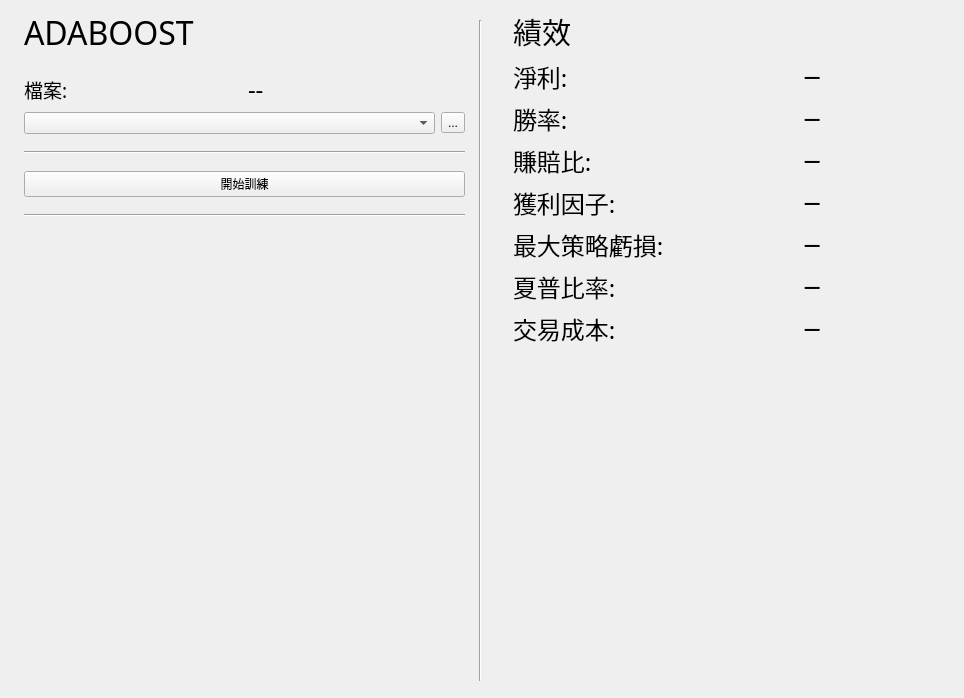
<?xml version="1.0" encoding="UTF-8"?>
<ui version="4.0">
 <class>Form</class>
 <widget class="QWidget" name="Form">
  <property name="geometry">
   <rect>
    <x>0</x>
    <y>0</y>
    <width>964</width>
    <height>698</height>
   </rect>
  </property>
  <property name="windowTitle">
   <string>Form</string>
  </property>
  <widget class="QWidget" name="layoutWidget_2">
   <property name="geometry">
    <rect>
     <x>513</x>
     <y>10</y>
     <width>441</width>
     <height>676</height>
    </rect>
   </property>
   <layout class="QVBoxLayout" name="verticalLayout_4">
    <item>
     <widget class="QLabel" name="label_4">
      <property name="font">
       <font>
        <family>微軟正黑體</family>
        <pointsize>22</pointsize>
       </font>
      </property>
      <property name="text">
       <string>績效</string>
      </property>
     </widget>
    </item>
    <item>
     <layout class="QFormLayout" name="formLayout">
      <item row="0" column="0">
       <widget class="QLabel" name="profitCol">
        <property name="font">
         <font>
          <family>微軟正黑體</family>
          <pointsize>18</pointsize>
         </font>
        </property>
        <property name="text">
         <string>淨利:</string>
        </property>
        <property name="alignment">
         <set>Qt::AlignLeading|Qt::AlignLeft|Qt::AlignVCenter</set>
        </property>
       </widget>
      </item>
      <item row="0" column="1">
       <widget class="QLabel" name="profitOut">
        <property name="font">
         <font>
          <family>Agency FB</family>
          <pointsize>18</pointsize>
         </font>
        </property>
        <property name="text">
         <string>─</string>
        </property>
        <property name="alignment">
         <set>Qt::AlignCenter</set>
        </property>
       </widget>
      </item>
      <item row="1" column="0">
       <widget class="QLabel" name="winrateCol">
        <property name="font">
         <font>
          <family>微軟正黑體</family>
          <pointsize>18</pointsize>
         </font>
        </property>
        <property name="text">
         <string>勝率:</string>
        </property>
        <property name="alignment">
         <set>Qt::AlignLeading|Qt::AlignLeft|Qt::AlignVCenter</set>
        </property>
       </widget>
      </item>
      <item row="1" column="1">
       <widget class="QLabel" name="winRateOut">
        <property name="font">
         <font>
          <family>Agency FB</family>
          <pointsize>18</pointsize>
         </font>
        </property>
        <property name="text">
         <string>─</string>
        </property>
        <property name="alignment">
         <set>Qt::AlignCenter</set>
        </property>
       </widget>
      </item>
      <item row="2" column="0">
       <widget class="QLabel" name="winLossCol">
        <property name="font">
         <font>
          <family>微軟正黑體</family>
          <pointsize>18</pointsize>
         </font>
        </property>
        <property name="text">
         <string>賺賠比:</string>
        </property>
        <property name="alignment">
         <set>Qt::AlignLeading|Qt::AlignLeft|Qt::AlignVCenter</set>
        </property>
       </widget>
      </item>
      <item row="2" column="1">
       <widget class="QLabel" name="winLossOut">
        <property name="font">
         <font>
          <family>Agency FB</family>
          <pointsize>18</pointsize>
         </font>
        </property>
        <property name="text">
         <string>─</string>
        </property>
        <property name="alignment">
         <set>Qt::AlignCenter</set>
        </property>
       </widget>
      </item>
      <item row="3" column="0">
       <widget class="QLabel" name="profitFactorCol">
        <property name="font">
         <font>
          <family>微軟正黑體</family>
          <pointsize>18</pointsize>
         </font>
        </property>
        <property name="text">
         <string>獲利因子:</string>
        </property>
        <property name="alignment">
         <set>Qt::AlignLeading|Qt::AlignLeft|Qt::AlignVCenter</set>
        </property>
       </widget>
      </item>
      <item row="3" column="1">
       <widget class="QLabel" name="profitFactorOut">
        <property name="font">
         <font>
          <family>Agency FB</family>
          <pointsize>18</pointsize>
         </font>
        </property>
        <property name="text">
         <string>─</string>
        </property>
        <property name="alignment">
         <set>Qt::AlignCenter</set>
        </property>
       </widget>
      </item>
      <item row="4" column="0">
       <widget class="QLabel" name="mddCol">
        <property name="font">
         <font>
          <family>微軟正黑體</family>
          <pointsize>18</pointsize>
         </font>
        </property>
        <property name="text">
         <string>最大策略虧損:</string>
        </property>
        <property name="alignment">
         <set>Qt::AlignLeading|Qt::AlignLeft|Qt::AlignVCenter</set>
        </property>
       </widget>
      </item>
      <item row="4" column="1">
       <widget class="QLabel" name="mddOut">
        <property name="font">
         <font>
          <family>Agency FB</family>
          <pointsize>18</pointsize>
         </font>
        </property>
        <property name="text">
         <string>─</string>
        </property>
        <property name="alignment">
         <set>Qt::AlignCenter</set>
        </property>
       </widget>
      </item>
      <item row="5" column="0">
       <widget class="QLabel" name="sharpeCol">
        <property name="font">
         <font>
          <family>微軟正黑體</family>
          <pointsize>18</pointsize>
         </font>
        </property>
        <property name="text">
         <string>夏普比率:</string>
        </property>
        <property name="alignment">
         <set>Qt::AlignLeading|Qt::AlignLeft|Qt::AlignVCenter</set>
        </property>
       </widget>
      </item>
      <item row="5" column="1">
       <widget class="QLabel" name="sharpeOut">
        <property name="font">
         <font>
          <family>Agency FB</family>
          <pointsize>18</pointsize>
         </font>
        </property>
        <property name="text">
         <string>─</string>
        </property>
        <property name="alignment">
         <set>Qt::AlignCenter</set>
        </property>
       </widget>
      </item>
      <item row="6" column="0">
       <widget class="QLabel" name="costCol">
        <property name="font">
         <font>
          <family>微軟正黑體</family>
          <pointsize>18</pointsize>
         </font>
        </property>
        <property name="text">
         <string>交易成本:</string>
        </property>
        <property name="alignment">
         <set>Qt::AlignLeading|Qt::AlignLeft|Qt::AlignVCenter</set>
        </property>
       </widget>
      </item>
      <item row="6" column="1">
       <widget class="QLabel" name="costOut">
        <property name="font">
         <font>
          <family>Agency FB</family>
          <pointsize>18</pointsize>
         </font>
        </property>
        <property name="text">
         <string>─</string>
        </property>
        <property name="alignment">
         <set>Qt::AlignCenter</set>
        </property>
       </widget>
      </item>
     </layout>
    </item>
    <item>
     <spacer name="verticalSpacer_2">
      <property name="orientation">
       <enum>Qt::Vertical</enum>
      </property>
      <property name="sizeHint" stdset="0">
       <size>
        <width>20</width>
        <height>188</height>
       </size>
      </property>
     </spacer>
    </item>
   </layout>
  </widget>
  <widget class="QWidget" name="layoutWidget">
   <property name="geometry">
    <rect>
     <x>24</x>
     <y>10</y>
     <width>441</width>
     <height>676</height>
    </rect>
   </property>
   <layout class="QVBoxLayout" name="verticalLayout_3">
    <item>
     <widget class="QLabel" name="headingLabel_2">
      <property name="font">
       <font>
        <family>微軟正黑體</family>
        <pointsize>24</pointsize>
       </font>
      </property>
      <property name="text">
       <string>ADABOOST</string>
      </property>
     </widget>
    </item>
    <item>
     <spacer name="verticalSpacer_8">
      <property name="orientation">
       <enum>Qt::Vertical</enum>
      </property>
      <property name="sizeHint" stdset="0">
       <size>
        <width>17</width>
        <height>27</height>
       </size>
      </property>
     </spacer>
    </item>
    <item>
     <layout class="QHBoxLayout" name="horizontalLayout_3">
      <item>
       <widget class="QLabel" name="label_15">
        <property name="font">
         <font>
          <family>微軟正黑體</family>
          <pointsize>14</pointsize>
         </font>
        </property>
        <property name="text">
         <string>檔案:</string>
        </property>
       </widget>
      </item>
      <item>
       <widget class="QLabel" name="dataPath_2">
        <property name="font">
         <font>
          <family>Agency FB</family>
          <pointsize>18</pointsize>
         </font>
        </property>
        <property name="text">
         <string>--</string>
        </property>
        <property name="alignment">
         <set>Qt::AlignLeading|Qt::AlignLeft|Qt::AlignVCenter</set>
        </property>
       </widget>
      </item>
     </layout>
    </item>
    <item>
     <layout class="QHBoxLayout" name="horizontalLayout_2">
      <item>
       <widget class="QComboBox" name="train_data_combobox"/>
      </item>
      <item>
       <widget class="QToolButton" name="traindata_toolButton">
        <property name="text">
         <string>...</string>
        </property>
       </widget>
      </item>
     </layout>
    </item>
    <item>
     <spacer name="verticalSpacer_9">
      <property name="orientation">
       <enum>Qt::Vertical</enum>
      </property>
      <property name="sizeHint" stdset="0">
       <size>
        <width>17</width>
        <height>27</height>
       </size>
      </property>
     </spacer>
    </item>
    <item>
     <widget class="Line" name="line_5">
      <property name="orientation">
       <enum>Qt::Horizontal</enum>
      </property>
     </widget>
    </item>
    <item>
     <spacer name="verticalSpacer_10">
      <property name="orientation">
       <enum>Qt::Vertical</enum>
      </property>
      <property name="sizeHint" stdset="0">
       <size>
        <width>17</width>
        <height>26</height>
       </size>
      </property>
     </spacer>
    </item>
    <item>
     <widget class="QPushButton" name="startTrainBtn_2">
      <property name="text">
       <string>開始訓練</string>
      </property>
     </widget>
    </item>
    <item>
     <spacer name="verticalSpacer_11">
      <property name="orientation">
       <enum>Qt::Vertical</enum>
      </property>
      <property name="sizeHint" stdset="0">
       <size>
        <width>17</width>
        <height>27</height>
       </size>
      </property>
     </spacer>
    </item>
    <item>
     <widget class="Line" name="line_6">
      <property name="orientation">
       <enum>Qt::Horizontal</enum>
      </property>
     </widget>
    </item>
    <item>
     <spacer name="verticalSpacer_12">
      <property name="orientation">
       <enum>Qt::Vertical</enum>
      </property>
      <property name="sizeHint" stdset="0">
       <size>
        <width>515</width>
        <height>485</height>
       </size>
      </property>
     </spacer>
    </item>
   </layout>
  </widget>
  <widget class="Line" name="line">
   <property name="geometry">
    <rect>
     <x>470</x>
     <y>20</y>
     <width>20</width>
     <height>661</height>
    </rect>
   </property>
   <property name="orientation">
    <enum>Qt::Vertical</enum>
   </property>
  </widget>
 </widget>
 <resources/>
 <connections/>
</ui>
